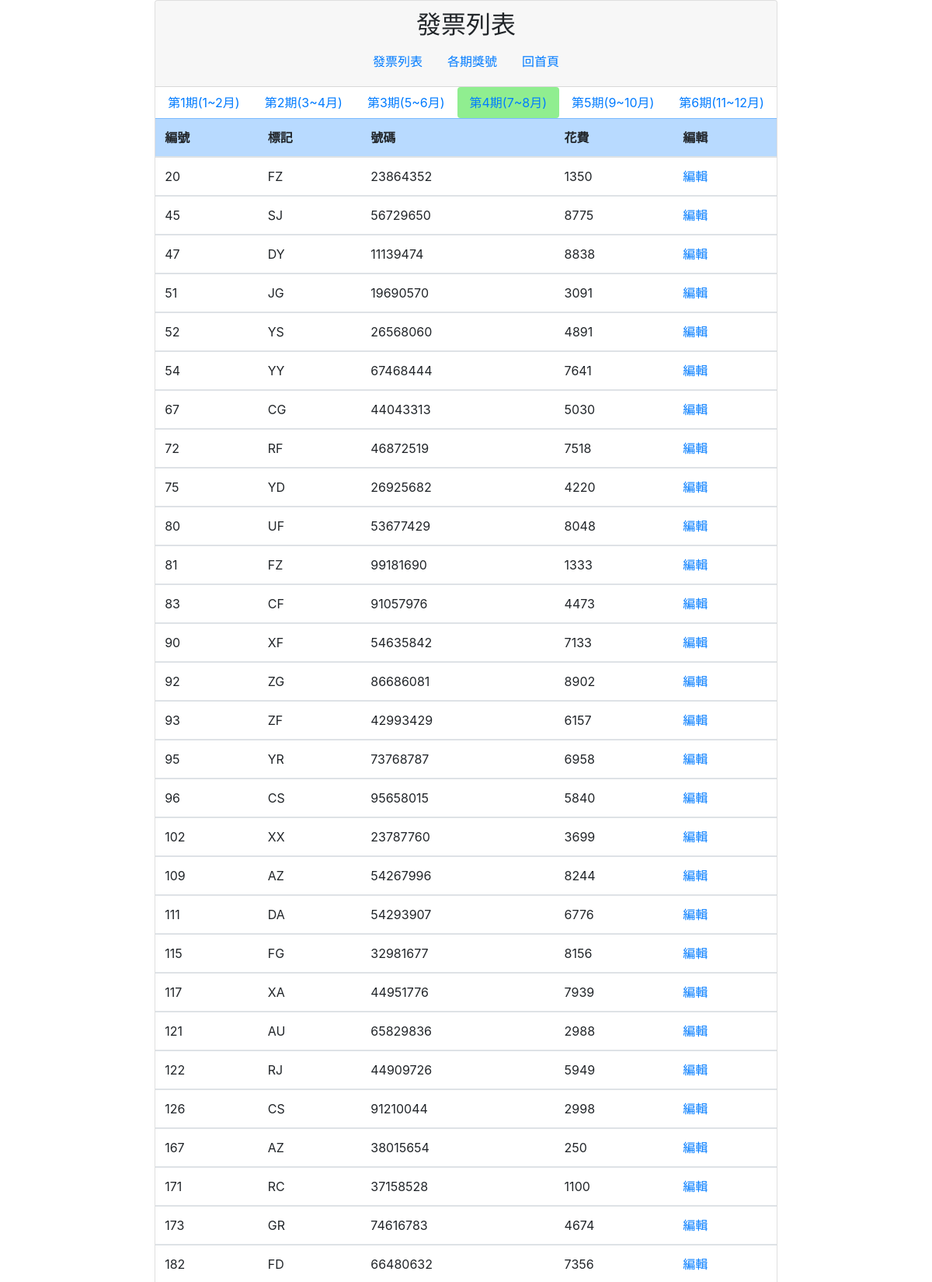
/list.php?period=4 (upper part), run on the app's committed database.
### tables this page shows
CREATE TABLE `invoice` (
  `id` int(10) UNSIGNED NOT NULL,
  `code` varchar(2) NOT NULL,
  `number` varchar(8) NOT NULL,
  `period` tinyint(1) UNSIGNED NOT NULL,
  `expend` int(10) UNSIGNED NOT NULL,
  `year` varchar(4) NOT NULL
);

### com/base.php (called while the page is built, shortened)
<?php
$dsn="mysql:host=localhost;charset=utf8;dbname=invoice";
$pdo=new PDO($dsn,'root',"");
function all($table,...$arg){
    global $pdo;
    $sql="select * from $table ";
    if(isset($arg[0]) && is_array($arg[0])){
        $tmp=[];
        foreach($arg[0] as $key => $value){
            $tmp[]=sprintf("`%s`='%s'",$key,$value);
        }
        $sql=$sql." where " . implode(" && ",$tmp);
    }
    return $pdo->query($sql)->fetchAll();
}
?>

### list.php (the view, shortened to what this page needs)
<?php
include "./com/base.php";
$period=ceil(date('n')/2);
if(isset($_GET['period'])){
    $period=$_GET['period'];
}
?>
<!DOCTYPE html>
<html lang="en">
<head>
    <link rel="stylesheet" href="plugin/bootstrap.min.css">
    <link rel="stylesheet" href="plugin/custom.css">
</head>
<body>
    <div class="card">
        <div class="card-header">
            <h2 style="text-align:center">發票列表</h2>
            <?php
                include_once "./include/header.php";
            ?>
        </div>
        <div>
            <nav class="nav nav-pills flex-column flex-sm-row">
                <a class="flex-sm-fill text-sm-center nav-link" href="list.php?period=1"
                        style="background:<?=($period==1)?'lightgreen':'white';?>">第1期(1~2月)</a>
                <a class="flex-sm-fill text-sm-center nav-link" href="list.php?period=2"
                        style="background:<?=($period==2)?'lightgreen':'white';?>">第2期(3~4月)</a>
                <a class="flex-sm-fill text-sm-center nav-link" href="list.php?period=3"
                        style="background:<?=($period==3)?'lightgreen':'white';?>">第3期(5~6月)</a>
                <a class="flex-sm-fill text-sm-center nav-link" href="list.php?period=4"
                        style="background:<?=($period==4)?'lightgreen':'white';?>">第4期(7~8月)</a>
                <a class="flex-sm-fill text-sm-center nav-link" href="list.php?period=5"
                        style="background:<?=($period==5)?'lightgreen':'white';?>">第5期(9~10月)</a>
                <a class="flex-sm-fill text-sm-center nav-link" href="list.php?period=6"
                        style="background:<?=($period==6)?'lightgreen':'white';?>">第6期(11~12月)</a>
            </nav>
        </div>
        <div>
            <?php
                $rows=all('invoice',['period'=>$period]);
            ?>
            <table class="table table-hover">
                <thead class="table-primary">
                    <tr>
                        <th scope="col">編號</th>
                        <th scope="col">標記</th>
                        <th scope="col">號碼</th>
                        <th scope="col">花費</th>
                        <th scope="col">編輯</th>
                    </tr>
                </thead>
                <?php
                    foreach($rows as $row){
                ?>
                <tbody>
                    <tr>
                        <td><?=$row['id'];?></td>
                        <td><?=$row['code'];?></td>
                        <td><?=$row['number'];?></td>
                        <td><?=$row['expend'];?></td>
                        <td><a href="edit_list.php?id=<?=$row['id'];?>" >編輯</a></td>
                    </tr>
                <?php
                    }
                ?>
                </tbody>
            </table>
        </div>
    </div>
</body>
</html>

### data on the page
invoice: id "20", code "FZ", number "23864352", expend "1350"
invoice: id "45", code "SJ", number "56729650", expend "8775"
invoice: id "47", code "DY", number "11139474", expend "8838"
invoice: id "51", code "JG", number "19690570", expend "3091"
invoice: id "52", code "YS", number "26568060", expend "4891"
invoice: id "54", code "YY", number "67468444", expend "7641"
invoice: id "67", code "CG", number "44043313", expend "5030"
invoice: id "72", code "RF", number "46872519", expend "7518"
invoice: id "75", code "YD", number "26925682", expend "4220"
invoice: id "80", code "UF", number "53677429", expend "8048"
invoice: id "81", code "FZ", number "99181690", expend "1333"
invoice: id "83", code "CF", number "91057976", expend "4473"
invoice: id "90", code "XF", number "54635842", expend "7133"
invoice: id "92", code "ZG", number "86686081", expend "8902"
invoice: id "93", code "ZF", number "42993429", expend "6157"
invoice: id "95", code "YR", number "73768787", expend "6958"
invoice: id "96", code "CS", number "95658015", expend "5840"
invoice: id "102", code "XX", number "23787760", expend "3699"
invoice: id "109", code "AZ", number "54267996", expend "8244"
invoice: id "111", code "DA", number "54293907", expend "6776"
invoice: id "115", code "FG", number "32981677", expend "8156"
invoice: id "117", code "XA", number "44951776", expend "7939"
invoice: id "121", code "AU", number "65829836", expend "2988"
invoice: id "122", code "RJ", number "44909726", expend "5949"
invoice: id "126", code "CS", number "91210044", expend "2998"
invoice: id "167", code "AZ", number "38015654", expend "250"
invoice: id "171", code "RC", number "37158528", expend "1100"
invoice: id "173", code "GR", number "74616783", expend "4674"
invoice: id "182", code "FD", number "66480632", expend "7356"
